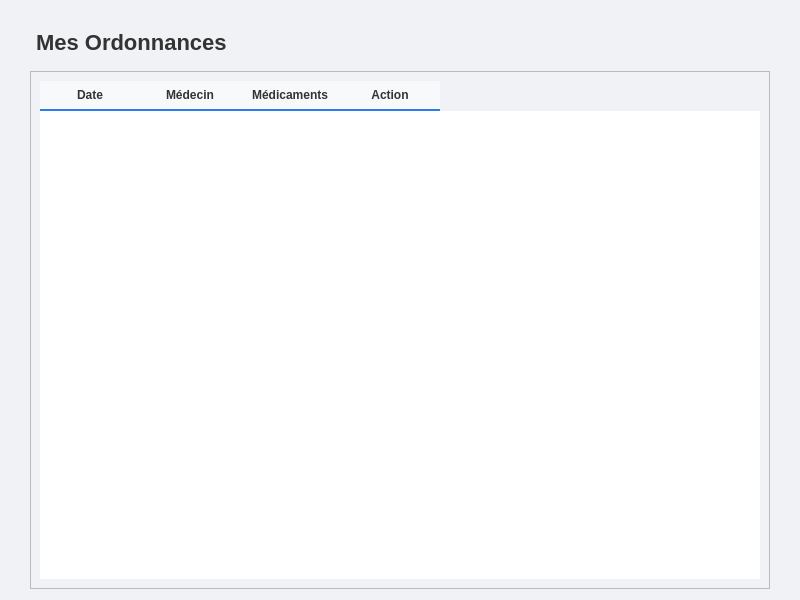
<?xml version="1.0" encoding="UTF-8"?>
<ui version="4.0">
 <class>PagePatientPrescriptions</class>
 <widget class="QWidget" name="PagePatientPrescriptions">
  <property name="geometry">
   <rect>
    <x>0</x>
    <y>0</y>
    <width>800</width>
    <height>600</height>
   </rect>
  </property>
  <property name="styleSheet">
   <string notr="true">/* --- STYLE LOCAL --- */
QWidget { 
    font-family: &quot;Segoe UI&quot;, sans-serif; 
    background-color: #f0f2f5; 
}

QFrame.Card { 
    background-color: white; 
    border-radius: 8px; 
    border: 1px solid #e0e0e0; 
}

QLabel {
    color: #333333;
}

/* Boutons */
QPushButton.ActionBtn { 
    background-color: #2d7aed; 
    color: white; 
    border-radius: 5px; 
    padding: 6px 12px; 
    font-weight: bold; 
    border: none;
}
QPushButton.ActionBtn:hover { background-color: #1a5fc7; }

/* Tableau */
QTableWidget { 
    background-color: white; 
    border: none; 
    color: #333333; /* Texte Noir */
    gridline-color: #f0f0f0;
    selection-background-color: #e6f0ff;
    selection-color: #2d7aed;
}

QHeaderView::section {
    background-color: #f8f9fa;
    padding: 5px;
    border: none;
    border-bottom: 2px solid #2d7aed;
    font-weight: bold;
    color: #333333; /* Titres Noir */
}
</string>
  </property>
  <layout class="QVBoxLayout" name="verticalLayout">
   <property name="leftMargin">
    <number>30</number>
   </property>
   <property name="topMargin">
    <number>30</number>
   </property>
   <property name="rightMargin">
    <number>30</number>
   </property>
   
   <item>
    <widget class="QLabel" name="label_title">
     <property name="styleSheet">
      <string notr="true">font-size: 22px; font-weight: bold; color: #333; margin-bottom: 10px;</string>
     </property>
     <property name="text">
      <string>Mes Ordonnances</string>
     </property>
    </widget>
   </item>
   <item>
    <widget class="QFrame" name="frame_presc">
     <property name="class" stdset="0">
      <string>Card</string>
     </property>
     <property name="frameShape">
      <enum>QFrame::StyledPanel</enum>
     </property>
     <layout class="QVBoxLayout" name="verticalLayout_p">
      <item>
       <widget class="QTableWidget" name="tablePrescriptions">
        <property name="alternatingRowColors">
         <bool>true</bool>
        </property>
        <property name="selectionBehavior">
         <enum>QAbstractItemView::SelectRows</enum>
        </property>
        <column>
         <property name="text">
          <string>Date</string>
         </property>
        </column>
        <column>
         <property name="text">
          <string>Médecin</string>
         </property>
        </column>
        <column>
         <property name="text">
          <string>Médicaments</string>
         </property>
        </column>
        <column>
         <property name="text">
          <string>Action</string>
         </property>
        </column>
       </widget>
      </item>
     </layout>
    </widget>
   </item>
  </layout>
 </widget>
 <resources/>
 <connections/>
</ui>
